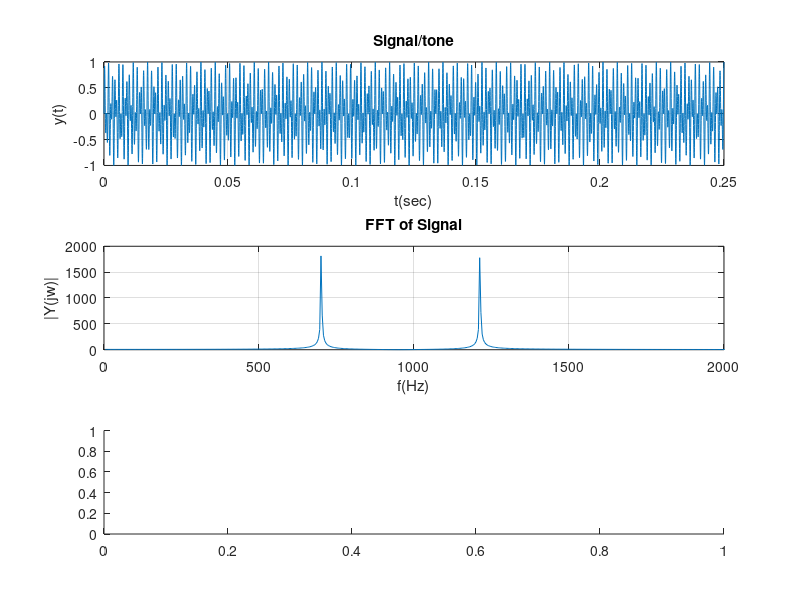

Here is the MATLAB script that generated this plot: (Note: this script raises an error after producing the figure.)
clc, clear; close all;
Fs = 32768;
t = 0 : 1/Fs : 0.25;
fr = [ 697 , 770 , 852 , 942];
fc = [ 1209 , 1336 , 1477];
for m = 1:4
    for n = 1:3
        y1 = sin(2*pi*fr(m)*t);
        y2 = sin(2*pi*fc(n)*t);
        y = 0.5*(y1+y2);
        sound(y,Fs);
        pause(2);
        y = double(y);
        Len_y = length(y);
        p = abs(fft(y));
        f = (Fs/Len_y)*(1:Len_y);
        figure; subplot(311); plot(t,y); grid 
        title('Signal/tone'); ylabel('y(t)'); xlabel('t(sec)');
        subplot(312); plot(f,p); title('FFT of Signal'); 
        ylabel('|Y(jw)|'); xlabel('f(Hz)'); grid;
        axis([0 2000 0 2000]);
        subplot(313);
        pspectrum(y,Fs,'spectrogram', ...
'FrequencyLimits',[0 2000],'TimeResolution',0.1)
        figure; pspectrum(y,Fs,'spectrogram', ...
'FrequencyLimits',[0 2000],'TimeResolution',0.1)
    end
end
% ---------------------------
% Part a)
Z = [];
Temp = [];
for h = 1:8
    m = randperm(4);
    m = m(1);
    n = randperm(3);
    n = n(1);
    y1_t = sin(2*pi*fr(m)*t);
    y2_t= sin(2*pi*fc(n)*t);
    y_t = 0.5*(y1+y2);
    Z = [Z,zeros(1,20000), y_t];
    Temp = [Temp, [m ; n]];
end
disp(Temp);
sound(Z,Fs)
Z = double(Z);
Len_Z = length(Z);
tt = (1:Len_Z)/Fs;
p = abs(fft(Z));
f = (Fs/Len_Z)*(1:Len_Z);
figure; subplot(211); plot(tt,Z); grid 
title('Signal'); ylabel('y(t)'); xlabel('t(sec)');
subplot(212); plot(f,p); title('FFT of Signal'); 
ylabel('|Y(jw)|'); xlabel('f(Hz)'); grid;
axis([0 2000 0 2000]);
figure;
pspectrum(Z,Fs,'spectrogram', ...
'FrequencyLimits',[0 2000],'TimeResolution',0.1)
